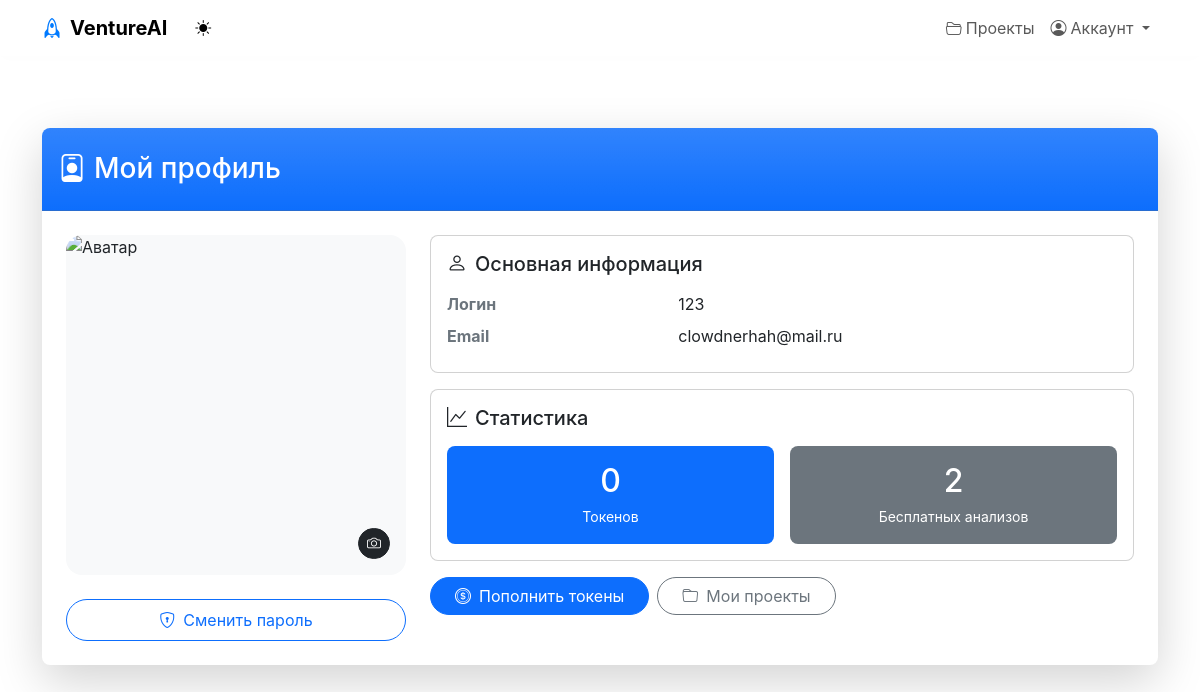
The app's page /accounts/profile/ (signed in) with its own data.
### accounts/models.py (models this page shows, shortened)
class CustomUser(AbstractUser):
    tokens = models.IntegerField(default=0)
    free_analysis_count = models.IntegerField(default=3)
    email_verification_token = models.CharField(max_length=64, null=True, blank=True)

### accounts/views.py (the view)
# urls.py: path('profile/', profile_view, name='profile'),
def profile_view(request):
    if not request.user.is_authenticated:
        messages.error(request, "Сначала войдите в систему.")
        return redirect('login')
    return render(request, 'accounts/profile.html')

### accounts/templates/accounts/profile.html
{% extends 'base.html' %}
{% load static %}
{% block content %}
<div class="container-main">
  <div class="card border-0 shadow-lg rounded-3 overflow-hidden">
    <div class="card-header bg-primary bg-gradient py-4">
      <h1 class="h3 mb-0 text-white">
        <i class="bi bi-person-badge me-2"></i>Мой профиль
      </h1>
    </div>
    <div class="card-body p-4">
      <div class="row g-4">
        <div class="col-md-4 wow animate__fadeInLeft">
          <div class="position-relative">
            <div class="ratio ratio-1x1 rounded-4 overflow-hidden bg-light">
              <img src="{% static 'images/default_avatar.png' %}"
                   alt="Аватар"
                   class="object-fit-cover"
                   loading="lazy">
            </div>
            <div class="position-absolute bottom-0 end-0 m-3">
              <button class="btn btn-sm btn-dark rounded-pill"
                      data-bs-toggle="tooltip"
                      title="Изменить аватар">
                <i class="bi bi-camera"></i>
              </button>
            </div>
          </div>
          <div class="mt-4 text-center">
            <a href="{% url 'password_change' %}"
               class="btn btn-outline-primary w-100 rounded-pill py-2">
              <i class="bi bi-shield-lock me-2"></i>Сменить пароль
            </a>
          </div>
        </div>
        <div class="col-md-8 wow animate__fadeInRight" data-wow-delay="0.1s">
          <div class="d-flex flex-column gap-3">
            <div class="card bg-surface rounded-3 p-3">
              <h3 class="h5 mb-3"><i class="bi bi-person me-2"></i>Основная информация</h3>
              <dl class="row mb-0">
                <dt class="col-sm-4 text-secondary">Логин</dt>
                <dd class="col-sm-8">{{ request.user.username }}</dd>
                <dt class="col-sm-4 text-secondary">Email</dt>
                <dd class="col-sm-8">{{ request.user.email }}</dd>
              </dl>
            </div>
            <div class="card bg-surface rounded-3 p-3">
              <h3 class="h5 mb-3"><i class="bi bi-graph-up me-2"></i>Статистика</h3>
              <div class="row g-3">
                <div class="col-6">
                  <div class="p-3 text-center rounded-3 bg-primary text-white">
                    <div class="h2 mb-1">{{ request.user.tokens }}</div>
                    <small>Токенов</small>
                  </div>
                </div>
                <div class="col-6">
                  <div class="p-3 text-center rounded-3 bg-secondary text-white">
                    <div class="h2 mb-1">{{ request.user.free_analysis_count }}</div>
                    <small>Бесплатных анализов</small>
                  </div>
                </div>
              </div>
            </div>
            <div class="d-flex gap-2 flex-wrap">
              <a href="{% url 'buy_tokens' %}"
                 class="btn btn-primary rounded-pill px-4">
                <i class="bi bi-coin me-2"></i>Пополнить токены
              </a>
              <a href="{% url 'project_list' %}"
                 class="btn btn-outline-secondary rounded-pill px-4">
                <i class="bi bi-folder me-2"></i>Мои проекты
              </a>
            </div>
          </div>
        </div>
      </div>
    </div>
  </div>
</div>
{% endblock %}

### templates/base.html (style rules this page uses)
:root { --primary-color: #007AFF; --background-color: #FFFFFF; --text-color: #212529; --shadow-intensity: 0.1; }
body { font-family: -apple-system, BlinkMacSystemFont, "Segoe UI", Roboto, sans-serif; background-color: var(--background-color); color: var(--text-color); padding-top: 80px; transition: all 0.3s ease; }

### records on screen
CustomUser: user.username "123", user.email "clowdnerhah@mail.ru", user.tokens "0", user.free_analysis_count "2"
